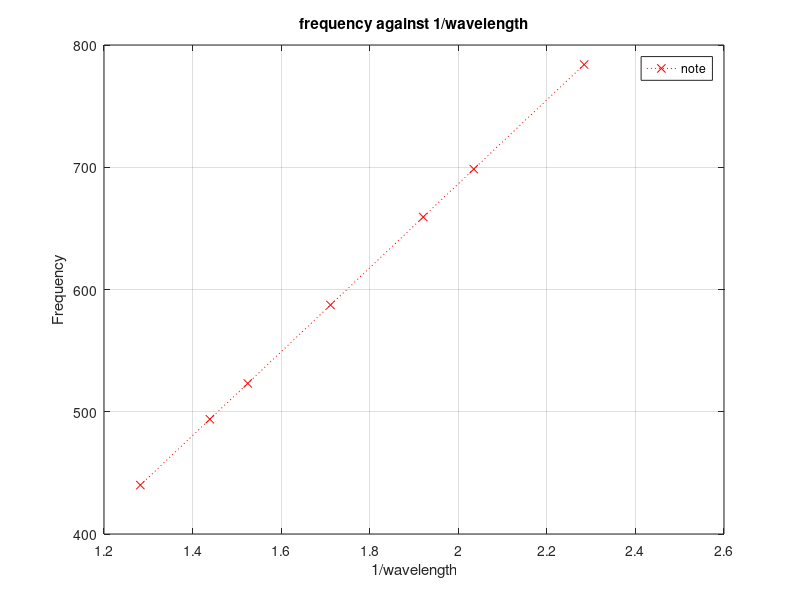

Write MATLAB code to recreate this figure.
wavelength=[0.7800, 0.6949, 0.6559, 0.5843, 0.5206, 0.4914, 0.4378];

x=1./wavelength;
y=[440.0, 493.9, 523.2, 587.3, 659.3, 698.5, 784.0];

plot(x,y,':xr');
title('frequency against 1/wavelength');
xlabel('1/wavelength');
ylabel('Frequency');
grid on 

legend('note','location','northeast');